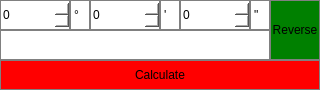
<?xml version="1.0" encoding="UTF-8"?>
<ui version="4.0">
 <class>MainWindow</class>
 <widget class="QMainWindow" name="MainWindow">
  <property name="geometry">
   <rect>
    <x>0</x>
    <y>0</y>
    <width>320</width>
    <height>90</height>
   </rect>
  </property>
  <property name="sizePolicy">
   <sizepolicy hsizetype="Fixed" vsizetype="Fixed">
    <horstretch>0</horstretch>
    <verstretch>0</verstretch>
   </sizepolicy>
  </property>
  <property name="minimumSize">
   <size>
    <width>320</width>
    <height>90</height>
   </size>
  </property>
  <property name="maximumSize">
   <size>
    <width>320</width>
    <height>90</height>
   </size>
  </property>
  <property name="windowTitle">
   <string>DMS to DEG</string>
  </property>
  <widget class="QWidget" name="centralwidget">
   <widget class="QLineEdit" name="degField">
    <property name="geometry">
     <rect>
      <x>0</x>
      <y>30</y>
      <width>270</width>
      <height>30</height>
     </rect>
    </property>
    <property name="styleSheet">
     <string notr="true">QLineEdit {
	qproperty-alignment: 'AlignVCenter | AlignRight';
	border: 1px solid gray;
	background-color: white;
	color: black;
}
</string>
    </property>
    <property name="maxLength">
     <number>9</number>
    </property>
    <property name="readOnly">
     <bool>true</bool>
    </property>
   </widget>
   <widget class="QPushButton" name="calculateButton">
    <property name="geometry">
     <rect>
      <x>0</x>
      <y>60</y>
      <width>320</width>
      <height>30</height>
     </rect>
    </property>
    <property name="styleSheet">
     <string notr="true">QPushButton {
	border: 1px solid gray;
	background-color: red;
}

QPushButton:pressed {
	background-color: qLineargradient(x1: 0, y1: 0, x2: 0, y2: 1, 
																					stop: 0 #BEBEBE, stop: 1 #f6f7fa);
}</string>
    </property>
    <property name="text">
     <string>Calculate</string>
    </property>
   </widget>
   <widget class="QPushButton" name="reverseButton">
    <property name="geometry">
     <rect>
      <x>270</x>
      <y>0</y>
      <width>50</width>
      <height>60</height>
     </rect>
    </property>
    <property name="styleSheet">
     <string notr="true">QPushButton {
	border: 1px solid gray;
	background-color: green;
}

QPushButton:pressed {
	background-color: qLineargradient(x1: 0, y1: 0, x2: 0, y2: 1, 
																					stop: 0 #BEBEBE, stop: 1 #f6f7fa);
}</string>
    </property>
    <property name="text">
     <string>Reverse</string>
    </property>
   </widget>
   <widget class="QLabel" name="dmsDegreesLabel">
    <property name="geometry">
     <rect>
      <x>70</x>
      <y>0</y>
      <width>20</width>
      <height>30</height>
     </rect>
    </property>
    <property name="styleSheet">
     <string notr="true">QLabel {
	qproperty-alignment: 'AlignVCenter | AlignLeft';
	border: 1px solid gray;
	background-color: white;
	color: black;
}

</string>
    </property>
    <property name="text">
     <string>°</string>
    </property>
   </widget>
   <widget class="QLabel" name="dmsMinutesLabel">
    <property name="geometry">
     <rect>
      <x>160</x>
      <y>0</y>
      <width>20</width>
      <height>30</height>
     </rect>
    </property>
    <property name="styleSheet">
     <string notr="true">QLabel {
	qproperty-alignment: 'AlignVCenter | AlignLeft';
	border: 1px solid gray;
	background-color: white;
	color: black;
}

</string>
    </property>
    <property name="text">
     <string>'</string>
    </property>
   </widget>
   <widget class="QLabel" name="dmsSecondsLabel">
    <property name="geometry">
     <rect>
      <x>250</x>
      <y>0</y>
      <width>20</width>
      <height>30</height>
     </rect>
    </property>
    <property name="styleSheet">
     <string notr="true">QLabel {
	qproperty-alignment: 'AlignVCenter | AlignLeft';
	border: 1px solid gray;
	background-color: white;
	color: black;
}

</string>
    </property>
    <property name="text">
     <string>&quot;</string>
    </property>
   </widget>
   <widget class="QSpinBox" name="spinBoxDeg">
    <property name="geometry">
     <rect>
      <x>0</x>
      <y>0</y>
      <width>70</width>
      <height>30</height>
     </rect>
    </property>
    <property name="styleSheet">
     <string notr="true">QSpinBox {
	qproperty-alignment: 'AlignVCenter | AlignRight';
	border: 1px solid gray;
	background-color: white;
	color:  black;
}
</string>
    </property>
    <property name="maximum">
     <number>360</number>
    </property>
   </widget>
   <widget class="QSpinBox" name="spinBoxMin">
    <property name="geometry">
     <rect>
      <x>90</x>
      <y>0</y>
      <width>70</width>
      <height>30</height>
     </rect>
    </property>
    <property name="styleSheet">
     <string notr="true">QSpinBox {
	qproperty-alignment: 'AlignVCenter | AlignRight';
	border: 1px solid gray;
	background-color: white;
	color: black;
}
</string>
    </property>
    <property name="maximum">
     <number>60</number>
    </property>
   </widget>
   <widget class="QSpinBox" name="spinBoxSec">
    <property name="geometry">
     <rect>
      <x>180</x>
      <y>0</y>
      <width>70</width>
      <height>30</height>
     </rect>
    </property>
    <property name="styleSheet">
     <string notr="true">QSpinBox {
	qproperty-alignment: 'AlignVCenter | AlignRight';
	border: 1px solid gray;
	background-color: white;
	color: black;
}
</string>
    </property>
    <property name="maximum">
     <number>60</number>
    </property>
   </widget>
  </widget>
 </widget>
 <resources/>
 <connections/>
</ui>
